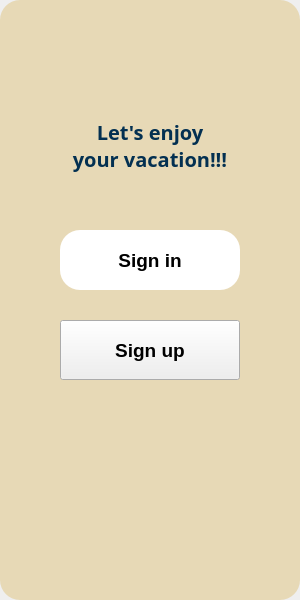
<?xml version="1.0" encoding="UTF-8"?>
<ui version="4.0">
 <class>MainWindow</class>
 <widget class="QMainWindow" name="MainWindow">
  <property name="geometry">
   <rect>
    <x>0</x>
    <y>0</y>
    <width>300</width>
    <height>600</height>
   </rect>
  </property>
  <property name="windowTitle">
   <string>MainWindow</string>
  </property>
  <widget class="QWidget" name="centralwidget">
   <widget class="QWidget" name="widget" native="true">
    <property name="geometry">
     <rect>
      <x>0</x>
      <y>0</y>
      <width>300</width>
      <height>600</height>
     </rect>
    </property>
    <property name="minimumSize">
     <size>
      <width>300</width>
      <height>600</height>
     </size>
    </property>
    <property name="maximumSize">
     <size>
      <width>300</width>
      <height>600</height>
     </size>
    </property>
    <property name="styleSheet">
     <string notr="true">QWidget#widget {
	background-color:rgb(231, 217, 182);
	border-radius: 20px;
}</string>
    </property>
    <widget class="QLabel" name="label">
     <property name="geometry">
      <rect>
       <x>10</x>
       <y>80</y>
       <width>280</width>
       <height>130</height>
      </rect>
     </property>
     <property name="font">
      <font>
       <family>Segoe MDL2 Assets</family>
       <pointsize>15</pointsize>
       <italic>false</italic>
       <bold>true</bold>
       <underline>false</underline>
      </font>
     </property>
     <property name="styleSheet">
      <string notr="true">color:rgb(3, 48, 81)</string>
     </property>
     <property name="text">
      <string>Let's enjoy
your vacation!!!</string>
     </property>
     <property name="alignment">
      <set>Qt::AlignCenter</set>
     </property>
     <property name="wordWrap">
      <bool>true</bool>
     </property>
    </widget>
    <widget class="QLabel" name="label_3">
     <property name="geometry">
      <rect>
       <x>60</x>
       <y>400</y>
       <width>180</width>
       <height>160</height>
      </rect>
     </property>
     <property name="font">
      <font>
       <family>Segoe Fluent Icons</family>
      </font>
     </property>
     <property name="text">
      <string/>
     </property>
     <property name="pixmap">
      <pixmap>../Resource/Images/logo2.png</pixmap>
     </property>
     <property name="scaledContents">
      <bool>true</bool>
     </property>
    </widget>
    <widget class="QPushButton" name="pushButton_2">
     <property name="geometry">
      <rect>
       <x>60</x>
       <y>230</y>
       <width>180</width>
       <height>60</height>
      </rect>
     </property>
     <property name="font">
      <font>
       <family>Segoe UI</family>
       <pointsize>14</pointsize>
       <bold>true</bold>
      </font>
     </property>
     <property name="styleSheet">
      <string notr="true">QPushButton {
	background-color:rgb(255, 255, 255);
    border-radius: 20px;
}

QPushButton:hover {
    background-color: rgb(208, 208, 208);
}
</string>
     </property>
     <property name="text">
      <string>Sign in</string>
     </property>
    </widget>
    <widget class="QPushButton" name="pushButton_3">
     <property name="geometry">
      <rect>
       <x>60</x>
       <y>320</y>
       <width>180</width>
       <height>60</height>
      </rect>
     </property>
     <property name="font">
      <font>
       <family>Segoe UI</family>
       <pointsize>14</pointsize>
       <bold>true</bold>
      </font>
     </property>
     <property name="styleSheet">
      <string notr="true">QPushButton {
	background-color: rgb(255, 127, 67);
    border-radius: 20px;
	color: white;
}

QPushButton:hover {
    background-color:rgb(255, 172, 103);
};
</string>
     </property>
     <property name="text">
      <string>Sign up</string>
     </property>
    </widget>
   </widget>
  </widget>
 </widget>
 <resources/>
 <connections/>
</ui>
